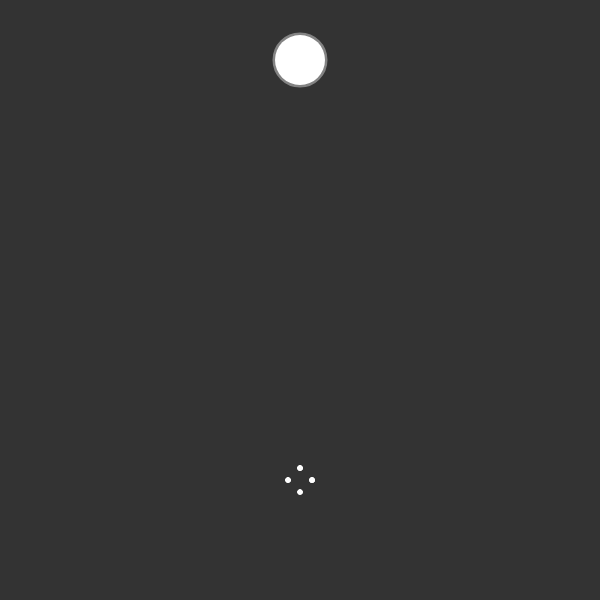
Frame 1 (no input)
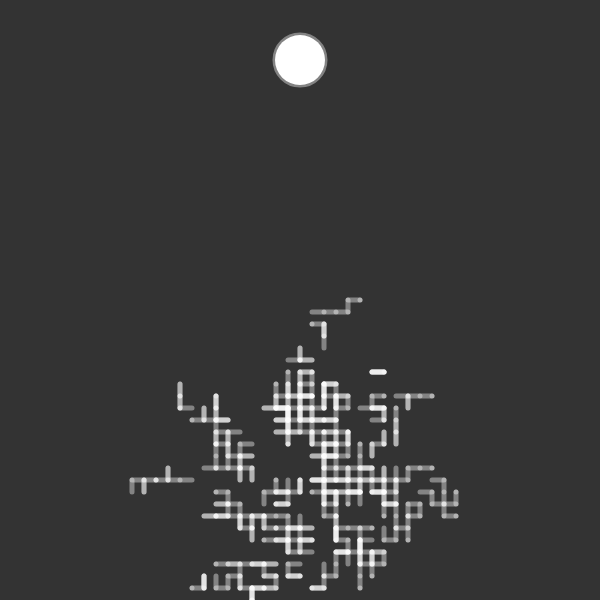
Frame 60 (no input)
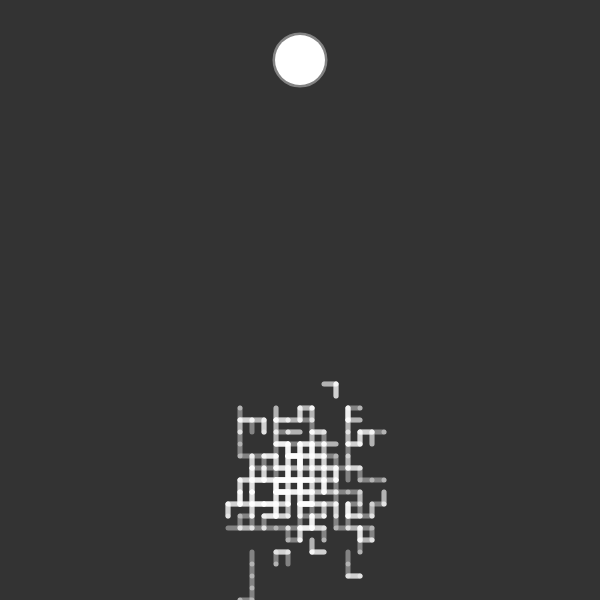
Frame 120 (the mouse pressed at the canvas centre since frame 60)

The p5.js sketch that drew these frames (run headless with seeded random() and noise() and a simulated clock; from frame 60 on, the mouse is pressed at the canvas centre):

// p5.js sketch
// ── sketch.js
let s = 25
let walkers = []
let popsize = 100
let steps
let lifespan = 100
let target
let mutationRate = .05
function setup() {
  createCanvas(600, 600);
  frameRate(20)
  stroke(255,100)
  strokeWeight(5)
  target = createVector(0,s-5)
  steps = [
    createVector(1, 0),
    createVector(0, 1),
    createVector(-1, 0),
    createVector(0, -1)
  ]
  for (let i = 0; i < popsize; i++)
    walkers.push(new Walker())
}
function draw() {
  background(51);
  if(frameCount%lifespan == 0) newGeneration()
  for (let w of walkers) {
    w.update()
    w.show()
  }
  pt = toPixel(target)
  ellipse(pt.x,pt.y,50)
}

function newGeneration(){
  matingPool = []
  for(let w of walkers){
    for(let i = 0;i<w.calcFitness();i++){
      matingPool.push(w)
    }
  }
  walkers = []
  let f = 0
  for (let i = 0; i < popsize; i++){
    let a = random(matingPool)
    let b = random(matingPool)
    f+=a.calcFitness()
    f+=b.calcFitness()
    a = a.dna
    b = b.dna
    let newdna = a.crossover(b)
    newdna.mutate()
    walkers.push(new Walker(newdna))
  }
  console.log(f)
}
function toPixel(v) {
  let px = map(v.x, -s, s, 0, width)
  let py = map(v.y, -s, s, height, 0)
  return createVector(px, py)
}
function toCoord(v) {
  let cx = map(v.x, 0, width, -s, s)
  let cy = map(v.y, height, 0, -s, s)
  return createVector(cx, cy)
}

function Walker(dna) {
  this.dna = dna || new DNA()
  this.genes = this.dna.genes
  this.count = 0
  this.age = 0
  this.p = createVector(0,-s+10)
  this.history = [this.p.copy()
  ]
  this.step = function() {
    let step = this.genes[this.count]
    if(step)
      this.p.add(step)
    this.count++
    this.history.push(this.p.copy())
  }
  // this.isDead = function(){
  //   return this.age>100
  // }
  this.update = function() {
    // if(!this.isDead())
    this.step()
  }
  this.show = function() {
    let pp = toPixel(this.p)
    let trailLength = 5
    for (let i = this.history.length-trailLength; i>0 && i < this.history.length; i++) {
      let previous = toPixel(this.history[i-1])
      let current = toPixel(this.history[i])
      line(previous.x, previous.y, current.x, current.y)
    }
    point(pp.x, pp.y)
  }
  this.calcFitness = function(){
    let dsq = p5.Vector.sub(this.p,target).magSq()
    let x = map(dsq,0,8*s*s,500,0)
    return x*x
  }
}
function DNA(genes){
  this.genes = genes || []
  for(let i = 0;this.genes.length<lifespan;i++){
    this.genes.push(random(steps))
  }
  this.crossover = function(other){
    let newGenes = []
    for(let i = 0;i<this.genes.length;i++){
      if(i%2==0){
        newGenes.push(this.genes[i])
      } else {
        newGenes.push(other.genes[i])
      }
    }
    return new DNA(newGenes)
  }
  this.mutate = function(){
    for(let i = 0;i<this.genes.length;i++){
      if(random()<mutationRate){
        this.genes[i] = random(steps)
      }
    }
  }
}
